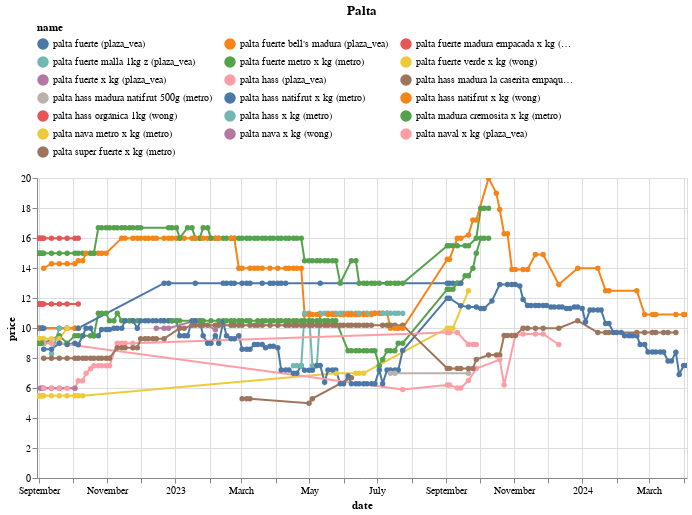

Notebook code for this chart:
### Code cell
(df
 .loc[df.name.isin(names)]
 .pipe(alt.Chart)
 .mark_line(point=True)
 .encode(x='date', y='price', color='name', tooltip=['name','price'])
 .properties(width=650, title='Palta')
 .interactive()
 .configure_legend(orient='top', columns=3)
)

### Figure 1 — Vega-Lite specification as saved in the notebook (floating-point values rounded to 4 significant figures; data arrays with more than 128 entries replaced by an {"elided": "..."} marker saying what was removed)
{"config": {"view": {"continuousWidth": 300, "continuousHeight": 300}, "legend": {"columns": 3, "orient": "top"}}, "data": {"name": "data-3bea1e6d701ada56757bdd61b17460a6"}, "mark": {"type": "line", "point": true}, "encoding": {"color": {"field": "name", "type": "nominal"}, "tooltip": [{"field": "name", "type": "nominal"}, {"field": "price", "type": "quantitative"}], "x": {"field": "date", "type": "temporal"}, "y": {"field": "price", "type": "quantitative"}}, "params": [{"name": "param_14", "select": {"type": "interval", "encodings": ["x", "y"]}, "bind": "scales"}], "title": "Palta", "width": 650, "$schema": "https://vega.github.io/schema/vega-lite/v5.17.0.json", "datasets": {"data-3bea1e6d701ada56757bdd61b17460a6": {"elided": "721 records"}}}
